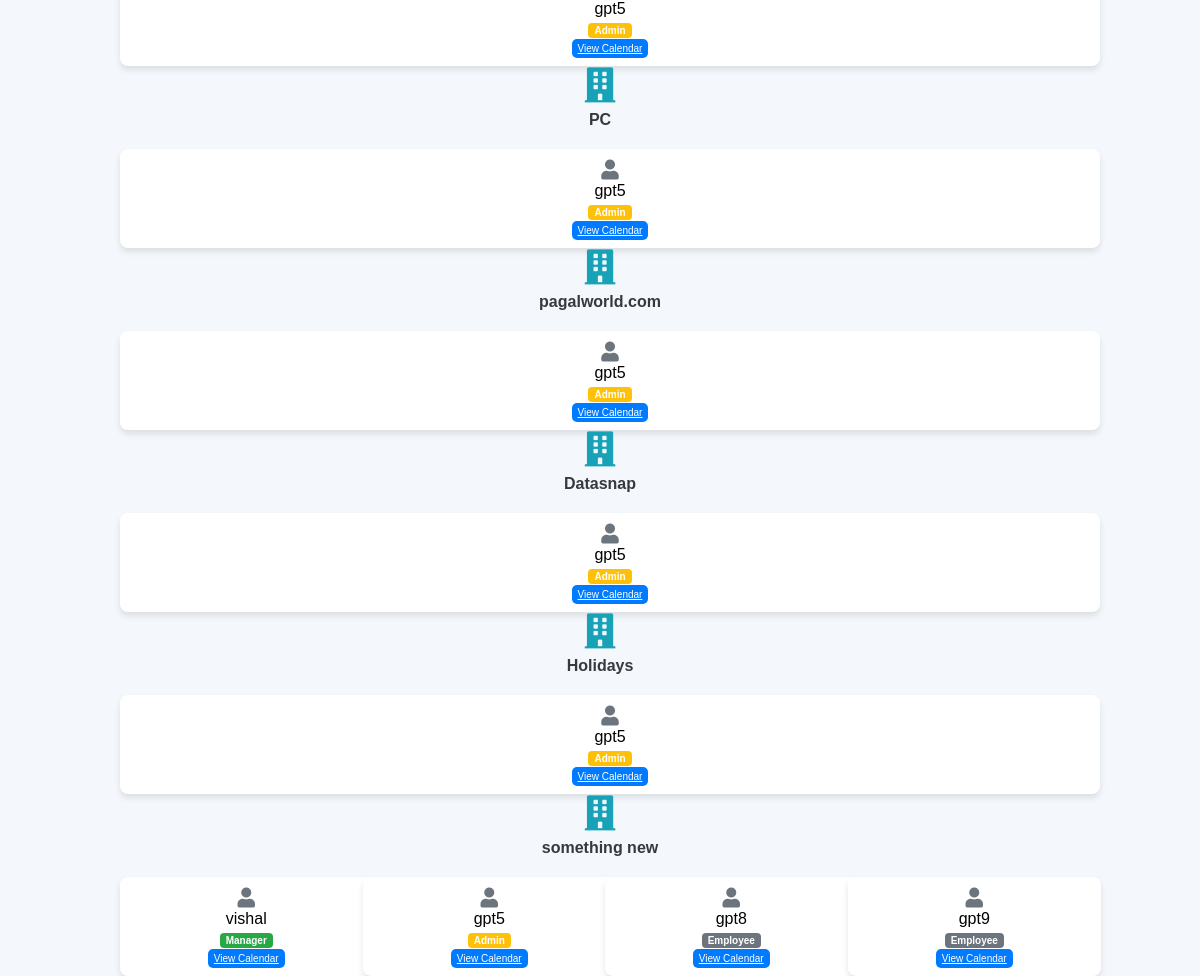
/calendar/users/ (signed in), run on the app's committed database.
### accounts/models.py (models this page shows, shortened)
class Profile(models.Model):
    user = models.ForeignKey(User, on_delete=models.CASCADE, related_name='profiles')
    organization = models.ForeignKey(Organization, on_delete=models.SET_NULL, related_name='profiles', null=True, blank=True)
    is_admin = models.BooleanField(default=False)
    is_manager = models.BooleanField(default=False)
    is_employee = models.BooleanField(default=False)
    profile_picture = models.ImageField(upload_to='profile_pictures/', null=True, blank=True)
    full_name = models.CharField(max_length=255, null=True, blank=True)
    class Meta:
        unique_together = ('user', 'organization')

class Organization(models.Model):
    name = models.CharField(max_length=255)
    description = models.TextField(blank=True)
    created_at = models.DateTimeField(auto_now_add=True)
    updated_at = models.DateTimeField(auto_now=True)
    created_by = models.ForeignKey(User, on_delete=models.CASCADE, related_name='created_organizations')

### calendar_plus/views.py (the view)
# urls.py: path('users/', views.OrganizationMembersWithAvailabilityView.as_view(), name='user_list'),
class OrganizationMembersWithAvailabilityView(LoginRequiredMixin, View):
    template_name = 'calendar+/users_list.html'
    def get(self, request):
        users_with_valid_availability = User.objects.filter(
            availabilities__day_of_week__isnull=False,
            availabilities__start_time__isnull=False,
            availabilities__end_time__isnull=False
        ).distinct()
        user_organizations = Organization.objects.filter(profiles__user=request.user)
        organization_members = {}
        for organization in user_organizations:
            members = Profile.objects.filter(
                organization=organization,
                user__in=users_with_valid_availability
            ).select_related('user')
            organization_members[organization] = members
        return render(request, self.template_name, {'organization_members': organization_members})

### calendar_plus/templates/calendar+/users_list.html (shortened to what this page needs)
<!DOCTYPE html>
<html lang="en">
<head>
    <link rel="stylesheet" href="https://cdnjs.cloudflare.com/ajax/libs/font-awesome/5.15.4/css/all.min.css">
</head>
<body>
    <div class="container">
        {% for organization, members in organization_members.items %}
            <div class="organization-container">
                <div class="icon">
                    <i class="fas fa-building"></i>
                </div>
                <div class="name">{{ organization.name }}</div>
            </div>
            <div class="user-grid">
                {% for member in members %}
                    <div class="user-card">
                        <div class="icon">
                            <i class="fas fa-user"></i>
                        </div>
                        <div class="role">
                            {{ member.user.username }} <br>
                            <span class="role">
                                {% if member.is_admin %}
                                    <span class="role-badge role-admin">Admin</span>
                                {% elif member.is_manager %}
                                    <span class="role-badge role-manager">Manager</span>
                                {% else %}
                                    <span class="role-badge role-employee">Employee</span>
                                {% endif %}
                            </span>
                        </div>
                        <a href="{% url 'view_user_calendar' member.user.id %}" class="view-calendar-btn">View Calendar</a>
                    </div>
                {% endfor %}
            </div>
        {% endfor %}
    </div>
</body>
</html>

### calendar_plus/templates/calendar+/users_list.html (style rules this page uses)
body { background-color: #f4f7fb; font-family: Arial, sans-serif; margin: 0; padding: 0; overflow-x: hidden; }
.container { display: flex; flex-direction: column; justify-content: center; align-items: center; padding-top: 30px; height: 100vh; }
.organization-container { text-align: center; margin-bottom: 20px; opacity: 0; animation: organizationAnimation 2s ease-out forwards; width: 100%; max-width: 200px; margin-bottom: 20px; }
.organization-container .icon { font-size: 35px; color: #17a2b8; cursor: pointer; transition: transform 0.3s ease; }
.organization-container .name { font-size: 16px; font-weight: bold; color: #343a40; margin-top: 5px; opacity: 0; animation: fadeIn 2s ease-out forwards; cursor: pointer; }
.user-grid { display: grid; grid-template-columns: repeat(auto-fit, minmax(120px, 1fr)); gap: 10px; width: 80%; opacity: 0; animation: fadeIn 1s ease-out forwards; }
.user-card { text-align: center; opacity: 0; transform: scale(0.7); animation: userCardAnimation 1.5s ease-out forwards; transition: transform 0.3s ease; cursor: pointer; padding: 10px; background-color: #fff; box-shadow: 0 4px 6px rgba(0, 0, 0, 0.1); border-radius: 8px; width: 100%; }
.user-card .icon { font-size: 20px; color: #6c757d; transition: color 0.3s ease; }
.role-badge { display: inline-block; margin-top: 5px; padding: 2px 6px; border-radius: 4px; font-size: 10px; font-weight: bold; }
.role-admin { background-color: #ffc107; color: #fff; }
.role-manager { background-color: #28a745; color: #fff; }
.role-employee { background-color: #6c757d; color: #fff; }
.view-calendar-btn { margin-top: 5px; padding: 4px 6px; background-color: #007bff; color: white; border: none; border-radius: 5px; font-size: 10px; transition: background-color 0.3s ease; }
.user-card:nth-child(1) { animation-delay: 2.2s; }
.user-card:nth-child(2) { animation-delay: 2.5s; }
.user-card:nth-child(3) { animation-delay: 2.8s; }
.user-card:nth-child(4) { animation-delay: 3.1s; }

### data on the page
Profile: user.username "gpt5", is_admin "Admin"
Organization: name "PC"
Profile: user.username "gpt5", is_admin "Admin"
Organization: name "pagalworld.com"
Profile: user.username "gpt5", is_admin "Admin"
Organization: name "Datasnap"
Profile: user.username "gpt5", is_admin "Admin"
Organization: name "Holidays"
Profile: user.username "gpt5", is_admin "Admin"
Organization: name "something new"
Profile: user.username "vishal", is_admin "Manager"
Profile: user.username "gpt5", is_admin "Admin"
Profile: user.username "gpt8", is_admin "Employee"
Profile: user.username "gpt9", is_admin "Employee"
